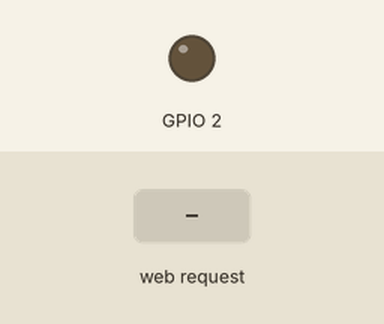
Recording of a sketch running on a simulated ESP8266 (NodeMCU). Shown: output pins drawn as LEDs (lit = HIGH). The inputs (shaded band) are chosen by the test bench. WiFi joins after 1.5 s; servers stay silent unless stated; what the sketch prints to the serial monitor is not drawn.

Above: at 2.7 s.
2.8 s: HTTP request GET /pimD4/desliga received
At 4.0 s:
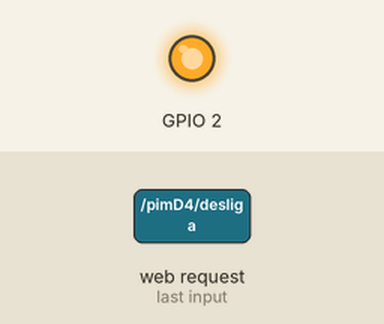
4.3 s: HTTP request GET /pimD4/liga received
At 5.3 s:
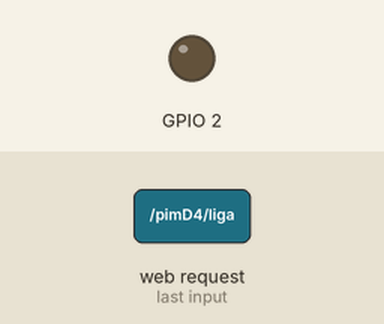
Timing chart, 0 to 7.3 s (numbered marks = the images above; inputs shaded):
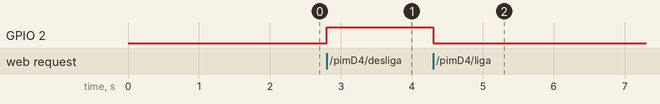

The sketch:

WiFiWebServer.ino
```cpp
/*
 *  This sketch demonstrates how to set up a simple HTTP-like server.
 *  The server will set a GPIO pin depending on the request
 *    http://server_ip/gpio/0 will set the GPIO2 low,
 *    http://server_ip/gpio/1 will set the GPIO2 high
 *  server_ip is the IP address of the ESP8266 module, will be
 *  printed to Serial when the module is connected.
 */

#include <ESP8266WiFi.h>

const char* ssid = "Republica Virus.exe";
const char* password = "Intelcore";

// Create an instance of the server
// specify the port to listen on as an argument
WiFiServer server(80);

void setup() {
  Serial.begin(115200);
  delay(10);

  // prepare GPIO2
  pinMode(2, OUTPUT);
  digitalWrite(2, 0);

  // Connect to WiFi network
  Serial.println();
  Serial.println();
  Serial.print("Connecting to ");
  Serial.println(ssid);

  WiFi.begin(ssid, password);

  while (WiFi.status() != WL_CONNECTED) {
    delay(500);
    Serial.print(".");
  }
  Serial.println("");
  Serial.println("WiFi connected");

  // Start the server
  server.begin();
  Serial.println("Server started");

  // Print the IP address
  Serial.println(WiFi.localIP());
}

void loop() {
  // Check if a client has connected
  WiFiClient client = server.available();
  if (!client) {
    return;
  }

  // Wait until the client sends some data
  Serial.println("new client");
  while(!client.available()){
    delay(1);
  }

  // Read the first line of the request
  String req = client.readStringUntil('\r');
  Serial.println(req);
  client.flush();

  // Match the request
  int val;
  if (req.indexOf("/pimD4/liga") != -1)
    val = 0;
  else if (req.indexOf("/pimD4/desliga") != -1)
    val = 1;
  else {
    Serial.println("invalid request");
    client.stop();
    return;
  }

  // Set GPIO2 according to the request
  digitalWrite(2, val);

  client.flush();

  // Prepare the response
  String s = "HTTP/1.1 200 OK\r\n";
  s += "Content-Type: text/html\r\n\r\n";
  s += "<!DOCTYPE HTML>\r\n<html>\r\n";
  s += "GPIO is now \r\n";
  s += (val)?"high":"low";
  s += "</html>\n";

  // Send the response to the client
  client.print(s);
  delay(1);
  Serial.println("Client disonnected");

  // The client will actually be disconnected
  // when the function returns and 'client' object is detroyed
}
```

Measured:
- after the input at 2.8 s, GPIO 2: LOW → HIGH at once
- after the input at 4.3 s, GPIO 2: HIGH → LOW at once
